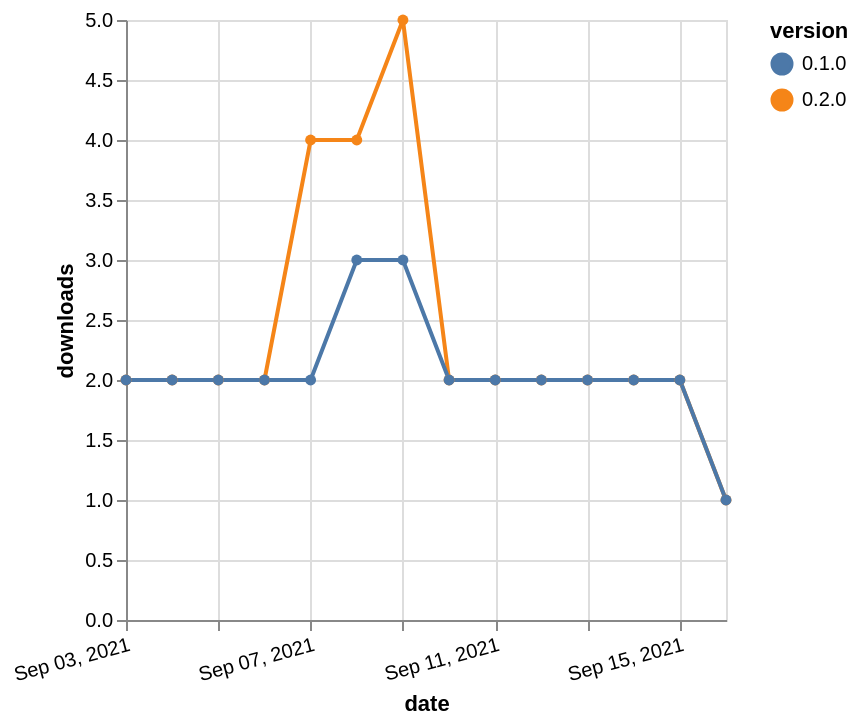

Write a Vega-Lite specification for this figure.
### Vega-Lite specification from a JSON file in a GitHub repository (floating-point values rounded to 4 significant figures)
{"$schema": "https://vega.github.io/schema/vega-lite/v5.json", "description": "A simple bar chart with embedded data.", "data": {"values": [{"date": "2021-09-03", "total": 1133, "delta": 2, "version": "0.2.0"}, {"date": "2021-09-04", "total": 1135, "delta": 2, "version": "0.2.0"}, {"date": "2021-09-05", "total": 1137, "delta": 2, "version": "0.2.0"}, {"date": "2021-09-06", "total": 1139, "delta": 2, "version": "0.2.0"}, {"date": "2021-09-07", "total": 1143, "delta": 4, "version": "0.2.0"}, {"date": "2021-09-08", "total": 1147, "delta": 4, "version": "0.2.0"}, {"date": "2021-09-09", "total": 1152, "delta": 5, "version": "0.2.0"}, {"date": "2021-09-10", "total": 1154, "delta": 2, "version": "0.2.0"}, {"date": "2021-09-11", "total": 1156, "delta": 2, "version": "0.2.0"}, {"date": "2021-09-12", "total": 1158, "delta": 2, "version": "0.2.0"}, {"date": "2021-09-13", "total": 1160, "delta": 2, "version": "0.2.0"}, {"date": "2021-09-14", "total": 1162, "delta": 2, "version": "0.2.0"}, {"date": "2021-09-15", "total": 1164, "delta": 2, "version": "0.2.0"}, {"date": "2021-09-16", "total": 1165, "delta": 1, "version": "0.2.0"}, {"date": "2021-09-03", "total": 1159, "delta": 2, "version": "0.1.0"}, {"date": "2021-09-04", "total": 1161, "delta": 2, "version": "0.1.0"}, {"date": "2021-09-05", "total": 1163, "delta": 2, "version": "0.1.0"}, {"date": "2021-09-06", "total": 1165, "delta": 2, "version": "0.1.0"}, {"date": "2021-09-07", "total": 1167, "delta": 2, "version": "0.1.0"}, {"date": "2021-09-08", "total": 1170, "delta": 3, "version": "0.1.0"}, {"date": "2021-09-09", "total": 1173, "delta": 3, "version": "0.1.0"}, {"date": "2021-09-10", "total": 1175, "delta": 2, "version": "0.1.0"}, {"date": "2021-09-11", "total": 1177, "delta": 2, "version": "0.1.0"}, {"date": "2021-09-12", "total": 1179, "delta": 2, "version": "0.1.0"}, {"date": "2021-09-13", "total": 1181, "delta": 2, "version": "0.1.0"}, {"date": "2021-09-14", "total": 1183, "delta": 2, "version": "0.1.0"}, {"date": "2021-09-15", "total": 1185, "delta": 2, "version": "0.1.0"}, {"date": "2021-09-16", "total": 1186, "delta": 1, "version": "0.1.0"}]}, "width": "container", "mark": {"type": "line", "point": {"filled": true}}, "encoding": {"x": {"field": "date", "type": "temporal", "timeUnit": "yearmonthdate", "title": "date", "axis": {"labelAngle": -15}}, "y": {"field": "delta", "type": "quantitative", "title": "downloads"}, "color": {"field": "version", "type": "nominal"}, "tooltip": {"field": "delta"}}}
